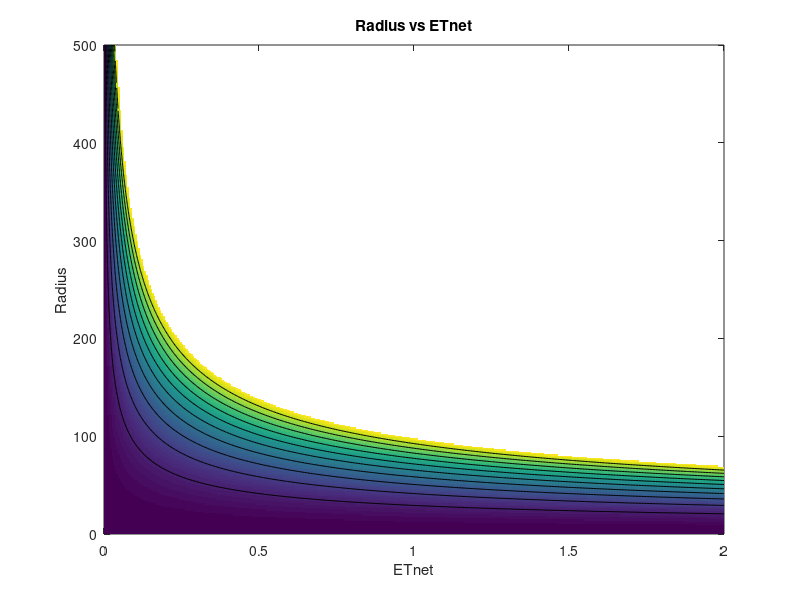

This figure's MATLAB source:
%% input parameters for PDE
D=100;
Sc=82;
ETnet=linspace(0,2,400); %400 spaces between 0 and 1
R=linspace(0,500,400); %400 spaces between 0 and 500


%% initializing space vector
ne=length(ETnet);
nr=length(R);
Sxc=NaN(nr,ne);

%% initializing salinity vector
S=zeros(1,nr);
S0=35; %ocean salinity is 35 ppt on average
S(1)=S0;
S(end)=S0;
for r=1:nr
    r=r;
for e=1:ne
     Sxc(r,e)=(ETnet(e)/(2*D))*R(r)^2+S0;
if Sxc(r,e)>82; Sxc(r,e)=NaN; end
end
end 

px = [17.41 72.17 73.91 59.25 58.64 75.82 75.69 18.55 18.55 15.41 75.91 99.08 95.92 99.08 99.08 99.08 99.08 41.15 167.03 41.15]; %ETNet values
py = [28909 13661 9045 20878 32807 87153 86429 10427 12092 2979571 1299823 688229 51434 397736 140474 135257 37028 120653 617999 884158] %area
pcolor(ETnet,R,Sxc);
%plot(px,py,'o');
shading flat
 xlabel('ETnet')
 ylabel('Radius')
 title('Radius vs ETnet')
 hold on;
contour(ETnet,R,Sxc,'k');






    
